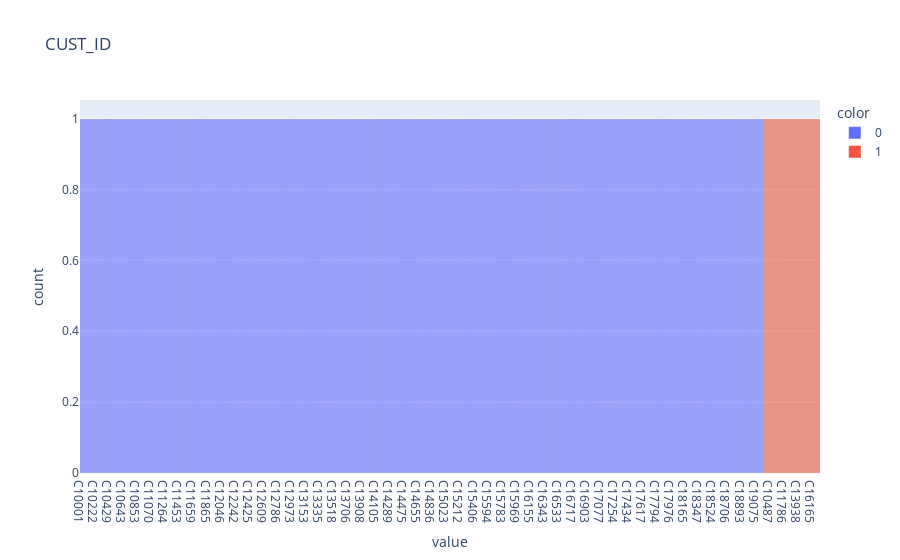
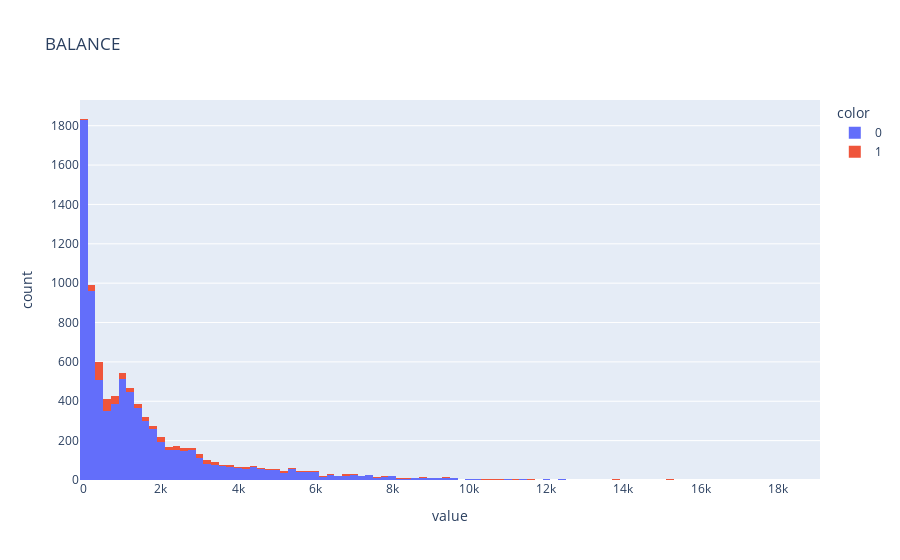
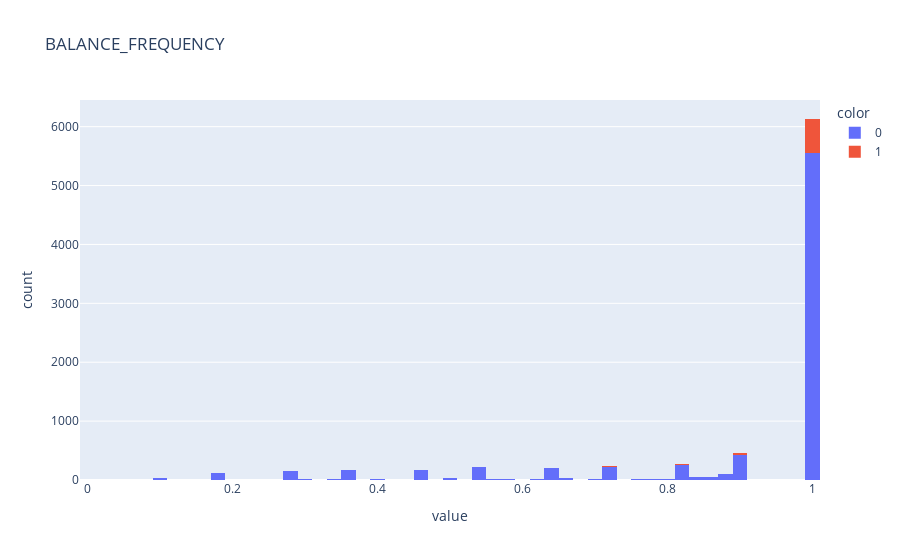
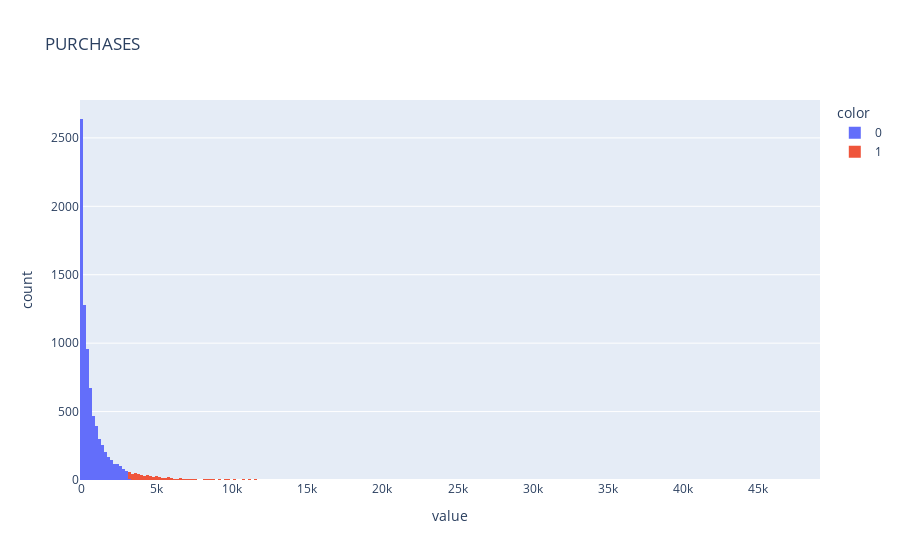

The notebook cell these images were saved under, in order:
### Code cell
# Visualize histograms for each column with 'FRAUD_FLAG' as a color indicator
for i in df.columns:
    px.histogram(df[i].values,title=i,color=df['FRAUD_FLAG']).show()

### Figure 1 — Plotly figure (JSON) as saved in the notebook; plotly's stock layout.template omitted (floating-point values rounded to 4 significant figures; data arrays with more than 128 entries replaced by an {"elided": "..."} marker saying what was removed)
{"data": [{"alignmentgroup": "True", "bingroup": "x", "hovertemplate": "color=0<br>value=%{x}<br>count=%{y}<extra></extra>", "legendgroup": "0", "marker": {"color": "#636efa", "pattern": {"shape": ""}}, "name": "0", "offsetgroup": "0", "orientation": "v", "showlegend": true, "type": "histogram", "x": {"elided": "7981 str values"}, "xaxis": "x", "yaxis": "y"}, {"alignmentgroup": "True", "bingroup": "x", "hovertemplate": "color=1<br>value=%{x}<br>count=%{y}<extra></extra>", "legendgroup": "1", "marker": {"color": "#EF553B", "pattern": {"shape": ""}}, "name": "1", "offsetgroup": "1", "orientation": "v", "showlegend": true, "type": "histogram", "x": {"elided": "655 str values"}, "xaxis": "x", "yaxis": "y"}], "layout": {"barmode": "relative", "legend": {"title": {"text": "color"}, "tracegroupgap": 0}, "title": {"text": "CUST_ID"}, "xaxis": {"anchor": "y", "domain": [0, 1], "title": {"text": "value"}}, "yaxis": {"anchor": "x", "domain": [0, 1], "title": {"text": "count"}}}}

### Figure 2 — Plotly figure (JSON) as saved in the notebook; plotly's stock layout.template omitted (floating-point values rounded to 4 significant figures; data arrays with more than 128 entries replaced by an {"elided": "..."} marker saying what was removed)
{"data": [{"alignmentgroup": "True", "bingroup": "x", "hovertemplate": "color=0<br>value=%{x}<br>count=%{y}<extra></extra>", "legendgroup": "0", "marker": {"color": "#636efa", "pattern": {"shape": ""}}, "name": "0", "offsetgroup": "0", "orientation": "v", "showlegend": true, "type": "histogram", "x": {"elided": "7981 float values"}, "xaxis": "x", "yaxis": "y"}, {"alignmentgroup": "True", "bingroup": "x", "hovertemplate": "color=1<br>value=%{x}<br>count=%{y}<extra></extra>", "legendgroup": "1", "marker": {"color": "#EF553B", "pattern": {"shape": ""}}, "name": "1", "offsetgroup": "1", "orientation": "v", "showlegend": true, "type": "histogram", "x": {"elided": "655 float values"}, "xaxis": "x", "yaxis": "y"}], "layout": {"barmode": "relative", "legend": {"title": {"text": "color"}, "tracegroupgap": 0}, "title": {"text": "BALANCE"}, "xaxis": {"anchor": "y", "domain": [0, 1], "title": {"text": "value"}}, "yaxis": {"anchor": "x", "domain": [0, 1], "title": {"text": "count"}}}}

### Figure 3 — Plotly figure (JSON) as saved in the notebook; plotly's stock layout.template omitted (floating-point values rounded to 4 significant figures; data arrays with more than 128 entries replaced by an {"elided": "..."} marker saying what was removed)
{"data": [{"alignmentgroup": "True", "bingroup": "x", "hovertemplate": "color=0<br>value=%{x}<br>count=%{y}<extra></extra>", "legendgroup": "0", "marker": {"color": "#636efa", "pattern": {"shape": ""}}, "name": "0", "offsetgroup": "0", "orientation": "v", "showlegend": true, "type": "histogram", "x": {"elided": "7981 float values"}, "xaxis": "x", "yaxis": "y"}, {"alignmentgroup": "True", "bingroup": "x", "hovertemplate": "color=1<br>value=%{x}<br>count=%{y}<extra></extra>", "legendgroup": "1", "marker": {"color": "#EF553B", "pattern": {"shape": ""}}, "name": "1", "offsetgroup": "1", "orientation": "v", "showlegend": true, "type": "histogram", "x": {"elided": "655 float values"}, "xaxis": "x", "yaxis": "y"}], "layout": {"barmode": "relative", "legend": {"title": {"text": "color"}, "tracegroupgap": 0}, "title": {"text": "BALANCE_FREQUENCY"}, "xaxis": {"anchor": "y", "domain": [0, 1], "title": {"text": "value"}}, "yaxis": {"anchor": "x", "domain": [0, 1], "title": {"text": "count"}}}}

### Figure 4 — Plotly figure (JSON) as saved in the notebook; plotly's stock layout.template omitted (floating-point values rounded to 4 significant figures; data arrays with more than 128 entries replaced by an {"elided": "..."} marker saying what was removed)
{"data": [{"alignmentgroup": "True", "bingroup": "x", "hovertemplate": "color=0<br>value=%{x}<br>count=%{y}<extra></extra>", "legendgroup": "0", "marker": {"color": "#636efa", "pattern": {"shape": ""}}, "name": "0", "offsetgroup": "0", "orientation": "v", "showlegend": true, "type": "histogram", "x": {"elided": "7981 float values"}, "xaxis": "x", "yaxis": "y"}, {"alignmentgroup": "True", "bingroup": "x", "hovertemplate": "color=1<br>value=%{x}<br>count=%{y}<extra></extra>", "legendgroup": "1", "marker": {"color": "#EF553B", "pattern": {"shape": ""}}, "name": "1", "offsetgroup": "1", "orientation": "v", "showlegend": true, "type": "histogram", "x": {"elided": "655 float values"}, "xaxis": "x", "yaxis": "y"}], "layout": {"barmode": "relative", "legend": {"title": {"text": "color"}, "tracegroupgap": 0}, "title": {"text": "PURCHASES"}, "xaxis": {"anchor": "y", "domain": [0, 1], "title": {"text": "value"}}, "yaxis": {"anchor": "x", "domain": [0, 1], "title": {"text": "count"}}}}
